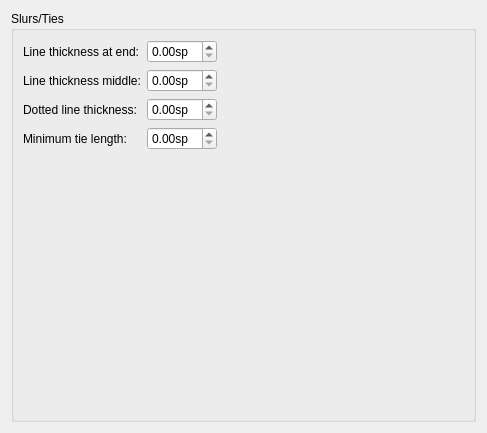
     <widget class="QWidget" name="Page11">
      <layout class="QVBoxLayout" name="verticalLayout_13">
       <property name="spacing">
        <number>0</number>
       </property>
       <item>
        <widget class="QGroupBox" name="groupBox_9">
         <property name="title">
          <string>Slurs/Ties</string>
         </property>
         <property name="flat">
          <bool>false</bool>
         </property>
         <layout class="QGridLayout" name="gridLayout_3">
          <item row="1" column="1">
           <spacer name="verticalSpacer_4">
            <property name="orientation">
             <enum>Qt::Vertical</enum>
            </property>
            <property name="sizeHint" stdset="0">
             <size>
              <width>20</width>
              <height>260</height>
             </size>
            </property>
           </spacer>
          </item>
          <item row="0" column="1">
           <spacer name="horizontalSpacer">
            <property name="orientation">
             <enum>Qt::Horizontal</enum>
            </property>
            <property name="sizeHint" stdset="0">
             <size>
              <width>247</width>
              <height>20</height>
             </size>
            </property>
           </spacer>
          </item>
          <item row="0" column="0">
           <layout class="QFormLayout" name="formLayout_9">
            <property name="fieldGrowthPolicy">
             <enum>QFormLayout::AllNonFixedFieldsGrow</enum>
            </property>
            <item row="0" column="0">
             <widget class="QLabel" name="label_30">
              <property name="text">
               <string>Line thickness at end:</string>
              </property>
              <property name="buddy">
               <cstring>slurEndLineWidth</cstring>
              </property>
             </widget>
            </item>
            <item row="0" column="1">
             <widget class="QDoubleSpinBox" name="slurEndLineWidth">
              <property name="sizePolicy">
               <sizepolicy hsizetype="Preferred" vsizetype="Fixed">
                <horstretch>0</horstretch>
                <verstretch>0</verstretch>
               </sizepolicy>
              </property>
              <property name="suffix">
               <string>sp</string>
              </property>
              <property name="singleStep">
               <double>0.050000000000000</double>
              </property>
             </widget>
            </item>
            <item row="1" column="0">
             <widget class="QLabel" name="label_31">
              <property name="text">
               <string>Line thickness middle:</string>
              </property>
              <property name="buddy">
               <cstring>slurMidLineWidth</cstring>
              </property>
             </widget>
            </item>
            <item row="1" column="1">
             <widget class="QDoubleSpinBox" name="slurMidLineWidth">
              <property name="sizePolicy">
               <sizepolicy hsizetype="Preferred" vsizetype="Fixed">
                <horstretch>0</horstretch>
                <verstretch>0</verstretch>
               </sizepolicy>
              </property>
              <property name="suffix">
               <string>sp</string>
              </property>
              <property name="singleStep">
               <double>0.050000000000000</double>
              </property>
             </widget>
            </item>
            <item row="2" column="0">
             <widget class="QLabel" name="label_33">
              <property name="text">
               <string>Dotted line thickness:</string>
              </property>
              <property name="buddy">
               <cstring>slurDottedLineWidth</cstring>
              </property>
             </widget>
            </item>
            <item row="2" column="1">
             <widget class="QDoubleSpinBox" name="slurDottedLineWidth">
              <property name="sizePolicy">
               <sizepolicy hsizetype="Preferred" vsizetype="Fixed">
                <horstretch>0</horstretch>
                <verstretch>0</verstretch>
               </sizepolicy>
              </property>
              <property name="suffix">
               <string>sp</string>
              </property>
              <property name="singleStep">
               <double>0.050000000000000</double>
              </property>
             </widget>
            </item>
            <item row="3" column="0">
             <widget class="QLabel" name="minTieLengthLabel">
              <property name="text">
               <string>Minimum tie length:</string>
              </property>
              <property name="buddy">
               <cstring>minTieLength</cstring>
              </property>
             </widget>
            </item>
            <item row="3" column="1">
             <widget class="QDoubleSpinBox" name="minTieLength">
              <property name="suffix">
               <string>sp</string>
              </property>
              <property name="singleStep">
               <double>0.100000000000000</double>
              </property>
             </widget>
            </item>
           </layout>
          </item>
         </layout>
        </widget>
       </item>
      </layout>
     </widget>
